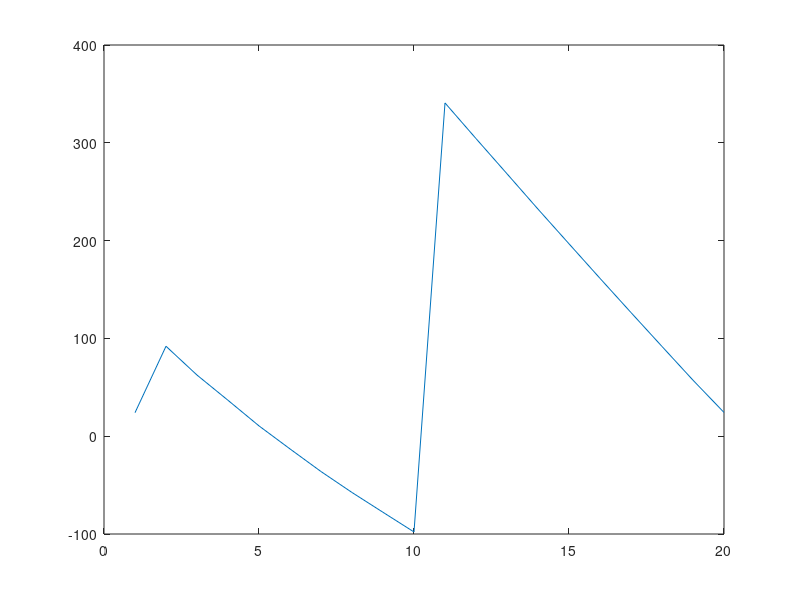
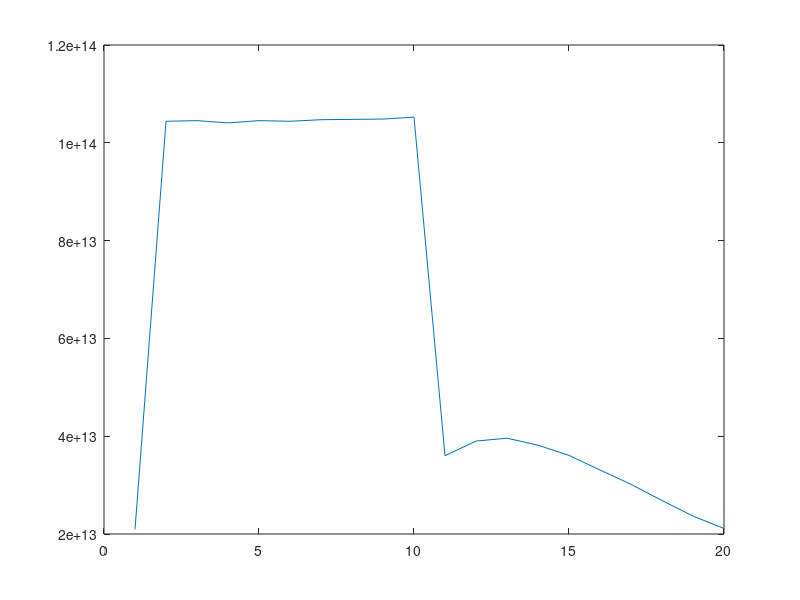
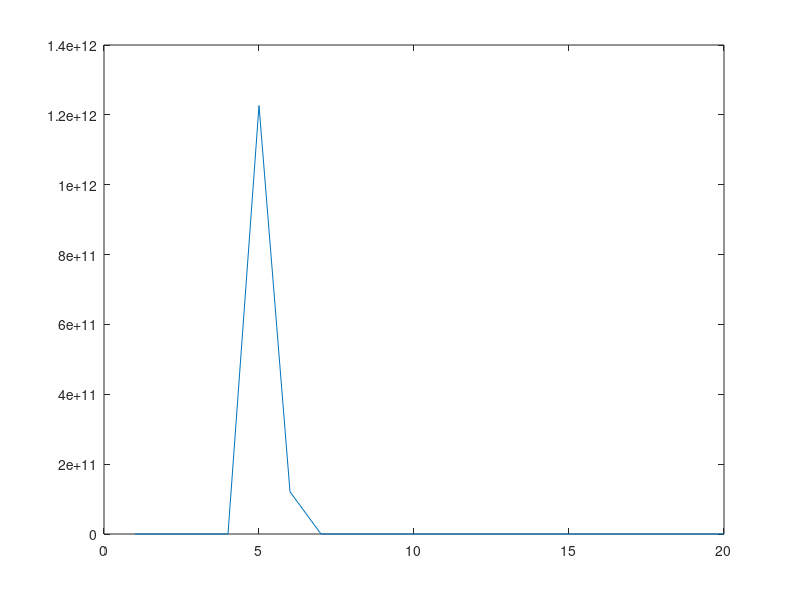

MATLAB code for these plots, in order:
% data analysis file for the resonance simulation data from waveguide
% solver 
clear; clc;
%% import and store the data from the txt file 
data = importdata("SiC_500nm_rib_unitcell_testSweep_t5.txt");
dielectric_band = data(:,6);
air_band = data(:,7);
mg = data(:,5);
bg = data(:,4);
bg_mg_rat = data(:,4);
%% plot the mg of all the trials
target_freq = 327.3e12;
wavelength_detuning = ((3e8)/target_freq-(3e8)./mg).*1e9;
%% plot the detuning of the mg from the target
figure; plot(wavelength_detuning);
%% plot the bandgap
figure; plot(bg);
%% plot the fitness 
wavelength_tolerance = 5;
wavelength_pen = exp(-((wavelength_detuning)./wavelength_tolerance).^2);
fitness = bg_mg_rat.*wavelength_pen;
figure; plot(fitness);
